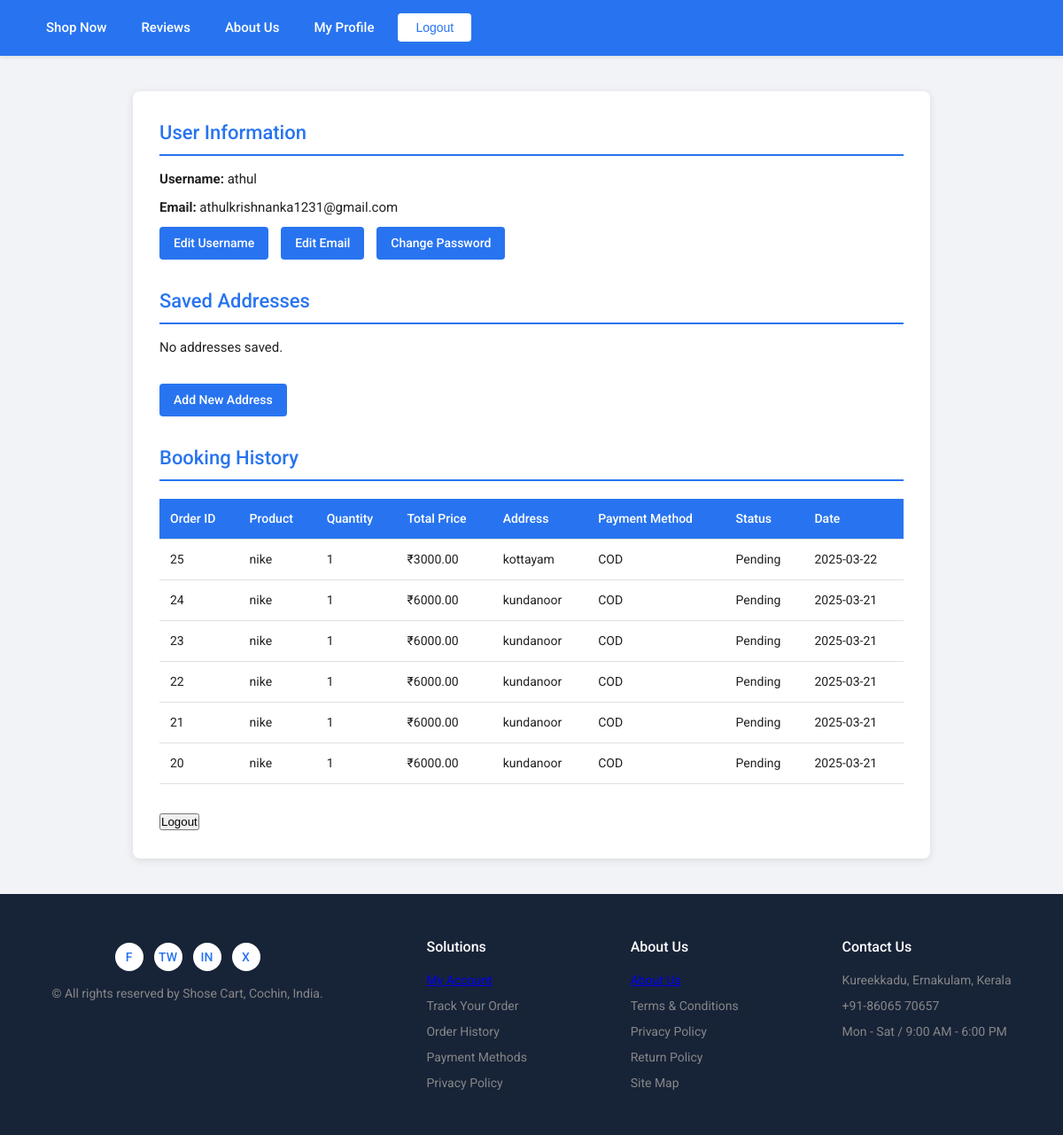
/profile/ (signed in), run on an earlier commit of the app's database.
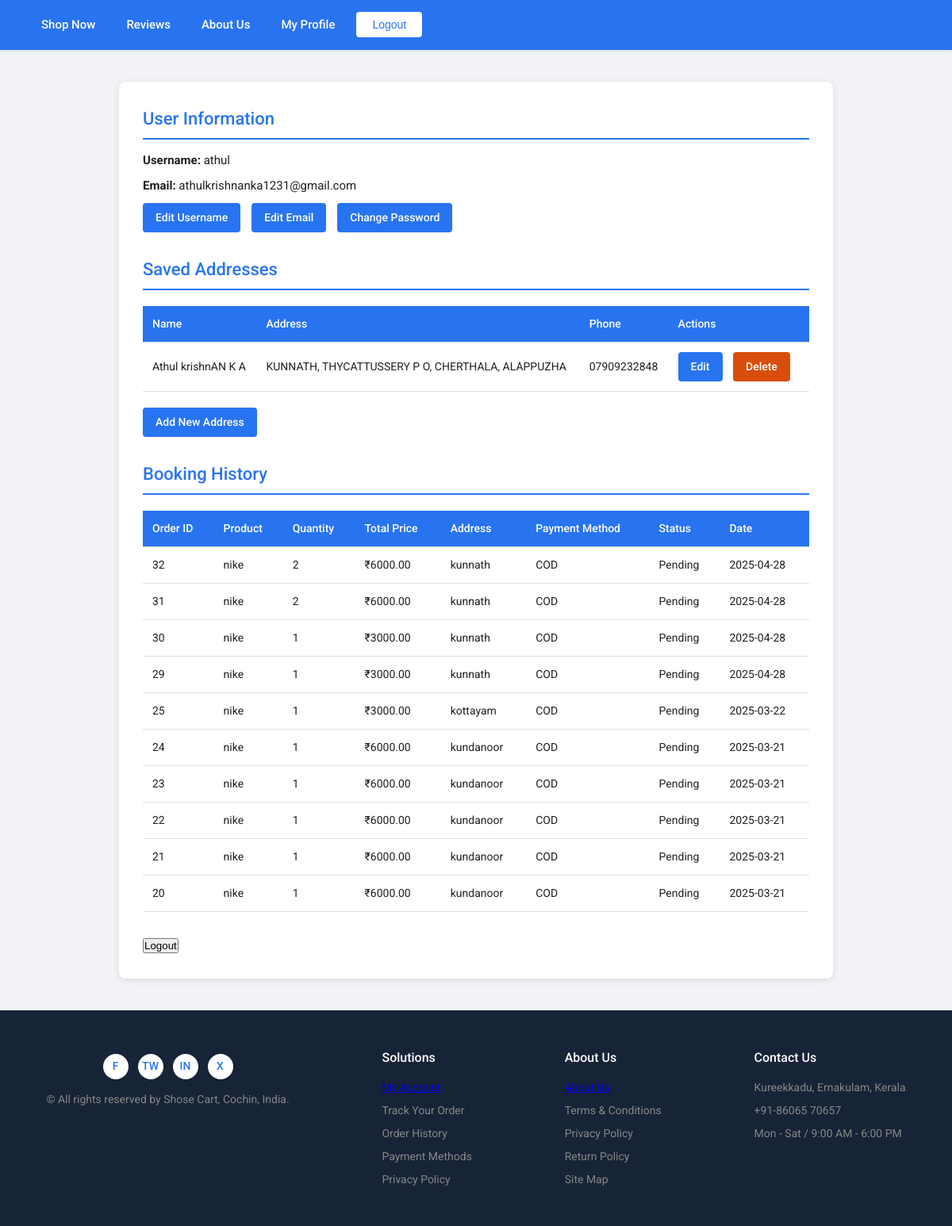
And on a later commit of the database.
### eapp/models.py (models this page shows, shortened)
class Order(models.Model):
    PAYMENT_CHOICES = [
        ('COD', 'Cash on Delivery'),
        ('ONLINE', 'Online Payment'),
    ]
    user = models.ForeignKey(User, on_delete=models.CASCADE)
    product = models.ForeignKey(Gallery, on_delete=models.CASCADE)
    quantity = models.PositiveIntegerField(default=1)
    total_price = models.DecimalField(max_digits=10, decimal_places=2)
    address = models.TextField()  # Address input
    payment_method = models.CharField(max_length=10, choices=PAYMENT_CHOICES, default='COD')
    status = models.CharField(max_length=50, default="Pending")  # Status: Pending, Completed, Cancelled
    created_at = models.DateTimeField(auto_now_add=True)
    provider_order_id=models.CharField(
        _(" Order ID"),max_length=40,blank=True,null=True
        )
    payment_id=models.CharField(
        _("Payment ID"),max_length=36,blank=True,null=True
    )
    signature_id=models.CharField(
        _("Signature ID"),max_length=128,blank=True,null=True
    )

class Gallery(models.Model):
    feedimage = models.ImageField(upload_to='gallery_images/')
    user = models.ForeignKey(User, on_delete=models.CASCADE)
    name = models.CharField(max_length=100)
    model=models.CharField(max_length=400)
    discription=models.TextField(max_length=400, null=True, blank=True)
    offers=models.CharField(max_length=400, null=True, blank=True)
    price = models.DecimalField(max_digits=10, decimal_places=2)
    quantity = models.DecimalField(max_digits=10, decimal_places=2)
    image1=models.FileField(upload_to='gallery_images/', null=True, blank=True)
    image2=models.FileField(upload_to='gallery_images/', null=True, blank=True)
    image3=models.FileField(upload_to='gallery_images/', null=True, blank=True)

class Address(models.Model):
    user = models.ForeignKey(User, on_delete=models.CASCADE)
    name=models.CharField(max_length=225)
    address=models.TextField()
    phone=models.CharField(max_length=12)

### eapp/views.py (the view)
# urls.py: path('profile/', views.profile_view, name='profile'),
@login_required(login_url='userlogin')
def profile_view(request):
    addresses = Address.objects.filter(user=request.user)
    orders = Order.objects.filter(user=request.user).order_by('-created_at')
    context = {
        'addresses': addresses,
        'email': request.user.email,
        'username': request.user.username,
        'orders': orders,
    }
    return render(request, 'profile.html', context)

### templates/profile.html (shortened to what this page needs)
{% extends 'base.html' %}
{% block content %}
<div class="profile-container">
    <div class="profile-section">
        <h2>User Information</h2>
        <p><strong>Username:</strong> {{ username }}</p>
        <p><strong>Email:</strong> {{ email }}</p>
        <a href="{% url 'edit_username' %}" class="action-btn">Edit Username</a>
        <a href="{% url 'edit_email' %}" class="action-btn">Edit Email</a>
        <a href="{% url 'change_password' %}" class="action-btn">Change Password</a>
    </div>
    <div class="profile-section">
        <h2>Saved Addresses</h2>
        {% if addresses %}
            <table>
                <tr>
                    <th>Name</th>
                    <th>Address</th>
                    <th>Phone</th>
                    <th>Actions</th>
                </tr>
                {% for address in addresses %}
                    <tr>
                        <td>{{ address.name }}</td>
                        <td>{{ address.address }}</td>
                        <td>{{ address.phone }}</td>
                        <td>
                            <a href="{% url 'edit_address' address.id %}" class="action-btn">Edit</a>
                            <a href="{% url 'delete_address' address.id %}" class="action-btn delete-btn">Delete</a>
                        </td>
                    </tr>
                {% endfor %}
            </table>
        {% else %}
            <p>No addresses saved.</p>
        {% endif %}
        <a href="{% url 'add_address' %}" class="action-btn" style="margin-top: 20px; display: inline-block;">Add New Address</a>
    </div>
    <div class="profile-section">
        <h2>Booking History</h2>
        {% if orders %}
            <table>
                <tr>
                    <th>Order ID</th>
                    <th>Product</th>
                    <th>Quantity</th>
                    <th>Total Price</th>
                    <th>Address</th>
                    <th>Payment Method</th>
                    <th>Status</th>
                    <th>Date</th>
                </tr>
                {% for order in orders %}
                    <tr>
                        <td>{{ order.id }}</td>
                        <td>{{ order.product.name }}</td>
                        <td>{{ order.quantity }}</td>
                        <td>₹{{ order.total_price }}</td>
                        <td>{{ order.address }}</td>
                        <td>{{ order.payment_method }}</td>
                        <td>{{ order.status }}</td>
                        <td>{{ order.created_at|date:"Y-m-d" }}</td>
                    </tr>
                {% endfor %}
            </table>
        {% else %}
            <p>No bookings found.</p>
        {% endif %}
    </div>
      {% if 'username' in request.session %}
            <div><a href="{% url 'logout' %}"><button>Logout</button></a></div>
            {% else %}
            <div><a href="{% url 'userlogin' %}"><button>Login</button></a></div>
            {% endif %}
</div>
{% endblock %}

### templates/base.html (shortened to what this page needs)
<!DOCTYPE html>
<html lang="en">
<head>
</head>
<body>
    <div class="navi">
        <div class="left">
            <a href="{% url 'firstpage' %}"><div class="ele">Shop Now</div></a>
            <a href="{% url 'review' %}"><div class="ele">Reviews</div></a>
            <a href="{% url 'aboutus' %}"><div class="ele">About Us</div></a>
            {% if 'username' in request.session %}
                <div><a href="{% url 'profile' %}"><div class="ele">My Profile</div></a></div>
                <div><a href="{% url 'logout' %}"><button>Logout</button></a></div>
            {% else %}
                <div><a href="{% url 'userlogin' %}"><button>Login</button></a></div>
            {% endif %}
        </div>
    </div>
    {% block content %}
    {% endblock %}
    <footer>
        <div class="footer-block1">
            <div class="container">
                <div class="colm1">
                    <ul>
                        <li class="foot-icon">
                            <div class="f"><p>F</p></div>
                            <div class="tw"><p>TW</p></div>
                            <div class="in"><p>IN</p></div>
                            <div class="x"><p>X</p></div>
                        </li>
                        <li>
                            <p>© All rights reserved by Shose Cart, Cochin, India.</p>
                        </li>
                    </ul>
                </div>
                <div class="colm2">
                    <ul>
                        <li><h4>Solutions</h4></li>
                        <li><a href="{% url 'profile' %}">My Account</a></li>
                        <li>Track Your Order</li>
                        <li>Order History</li>
                        <li>Payment Methods</li>
                        <li>Privacy Policy</li>
                    </ul>
                </div>
                <div class="colm3">
                    <ul>
                        <li><h4>About Us</h4></li>
                        <li><a href="{% url 'aboutus' %}">About Us</a></li>
                        <li>Terms & Conditions</li>
                        <li>Privacy Policy</li>
                        <li>Return Policy</li>
                        <li>Site Map</li>
                    </ul>
                </div>
                <div class="colm4">
                    <ul>
                        <li><h4>Contact Us</h4></li>
                        <li><p>Kureekkadu, Ernakulam, Kerala</p></li>
                        <li><a href="tel:+918606570657">+91-86065 70657</a></li>
                        <li><p>Mon - Sat / 9:00 AM - 6:00 PM</p></li>
                    </ul>
                </div>
            </div>
        </div>
    </footer>
</body>
</html>

### templates/base.html (style rules this page uses)
* { margin: 0; padding: 0; box-sizing: border-box; }
body { font-family: 'Roboto', sans-serif; background-color: #f1f3f6; color: #212121; line-height: 1.5; }
.navi { background-color: #2874f0; color: white; display: flex; justify-content: space-between; align-items: center; padding: 12px 40px; box-shadow: 0 1px 5px rgba(0, 0, 0, 0.1); position: sticky; top: 0; z-index: 1000; }
.left { display: flex; align-items: center; gap: 15px; }
.left a { text-decoration: none; }
.ele { color: white; font-size: 15px; font-weight: 500; padding: 8px 12px; border-radius: 4px; transition: background-color 0.2s; cursor: pointer; }
.navi button { background-color: #ffffff; color: #2874f0; border: none; padding: 8px 20px; border-radius: 4px; font-size: 14px; font-weight: 500; cursor: pointer; transition: background-color 0.2s; }
.profile-container { max-width: 900px; margin: 40px auto; background-color: white; padding: 30px; border-radius: 8px; box-shadow: 0 2px 10px rgba(0, 0, 0, 0.1); }
.profile-section { margin-bottom: 30px; }
.profile-section h2 { font-size: 22px; font-weight: 500; color: #2874f0; margin-bottom: 15px; border-bottom: 2px solid #2874f0; padding-bottom: 8px; }
.profile-section p { font-size: 15px; color: #212121; margin: 10px 0; }
.action-btn { background-color: #2874f0; color: white; padding: 8px 16px; border: none; border-radius: 4px; text-decoration: none; font-size: 14px; font-weight: 500; margin-right: 10px; transition: background-color 0.2s; display: inline-block; }
.delete-btn { background-color: #d84d0c; }
table { width: 100%; border-collapse: collapse; margin-top: 20px; }
th, td { padding: 12px; text-align: left; border-bottom: 1px solid #e0e0e0; font-size: 14px; }
th { background-color: #2874f0; color: white; font-weight: 500; }
td { color: #212121; }
footer { background-color: #172337; color: #878787; padding: 40px 0; font-size: 14px; }
.footer-block1 .container { display: flex; justify-content: space-around; flex-wrap: wrap; max-width: 1200px; margin: 0 auto; }
ul { list-style: none; padding: 0; }
h4 { font-size: 16px; font-weight: 500; color: #ffffff; margin-bottom: 15px; }
.foot-icon { display: flex; justify-content: center; gap: 12px; margin: 15px 0; }
.foot-icon div { width: 32px; height: 32px; background-color: white; color: #2874f0; display: flex; justify-content: center; align-items: center; border-radius: 50%; font-size: 14px; font-weight: 500; cursor: pointer; transition: background-color 0.2s; }
.colm2 li, .colm3 li, .colm4 li { margin: 8px 0; color: #878787; }
.colm4 a { color: #878787; text-decoration: none; transition: color 0.2s; }

What changed in the data, as far as the page shows it:
added Address: name "Athul krishnAN K A", address "KUNNATH, THYCATTUSSERY P O, CHERTHALA, ALAPPUZHA", phone "07909232848"
added Order: id "32", product.name "nike", quantity "2", total_price "6000.00", address "kunnath", payment_method "COD", status "Pending", created_at "2025-04-28"
added Order: id "31", product.name "nike", quantity "2", total_price "6000.00", address "kunnath", payment_method "COD", status "Pending", created_at "2025-04-28"
added Order: id "30", product.name "nike", quantity "1", total_price "3000.00", address "kunnath", payment_method "COD", status "Pending", created_at "2025-04-28"
added Order: id "29", product.name "nike", quantity "1", total_price "3000.00", address "kunnath", payment_method "COD", status "Pending", created_at "2025-04-28"
Also different on the page:
text no longer shown: "No addresses saved."
text now shown: "Name Address Phone Actions"
